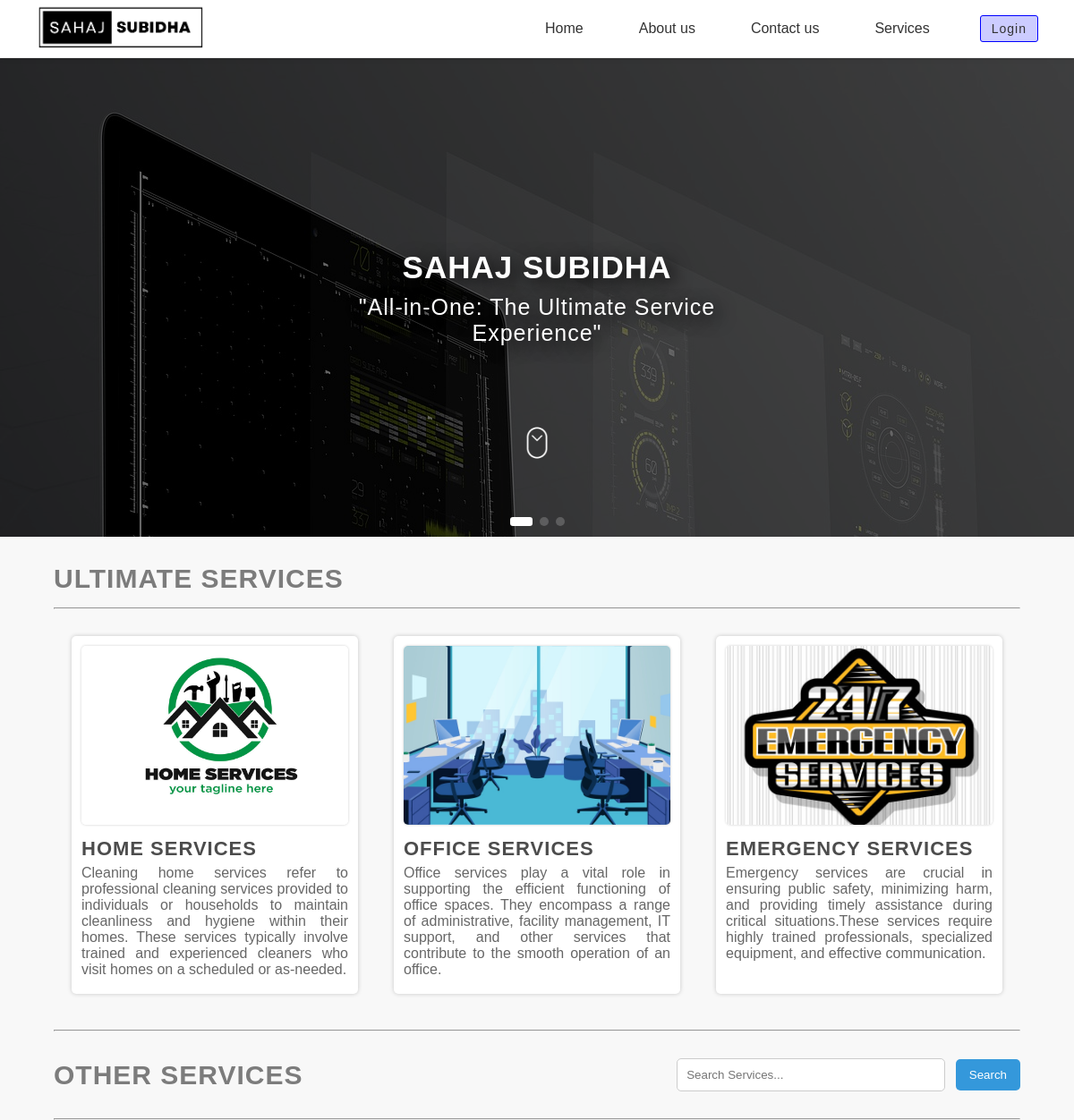
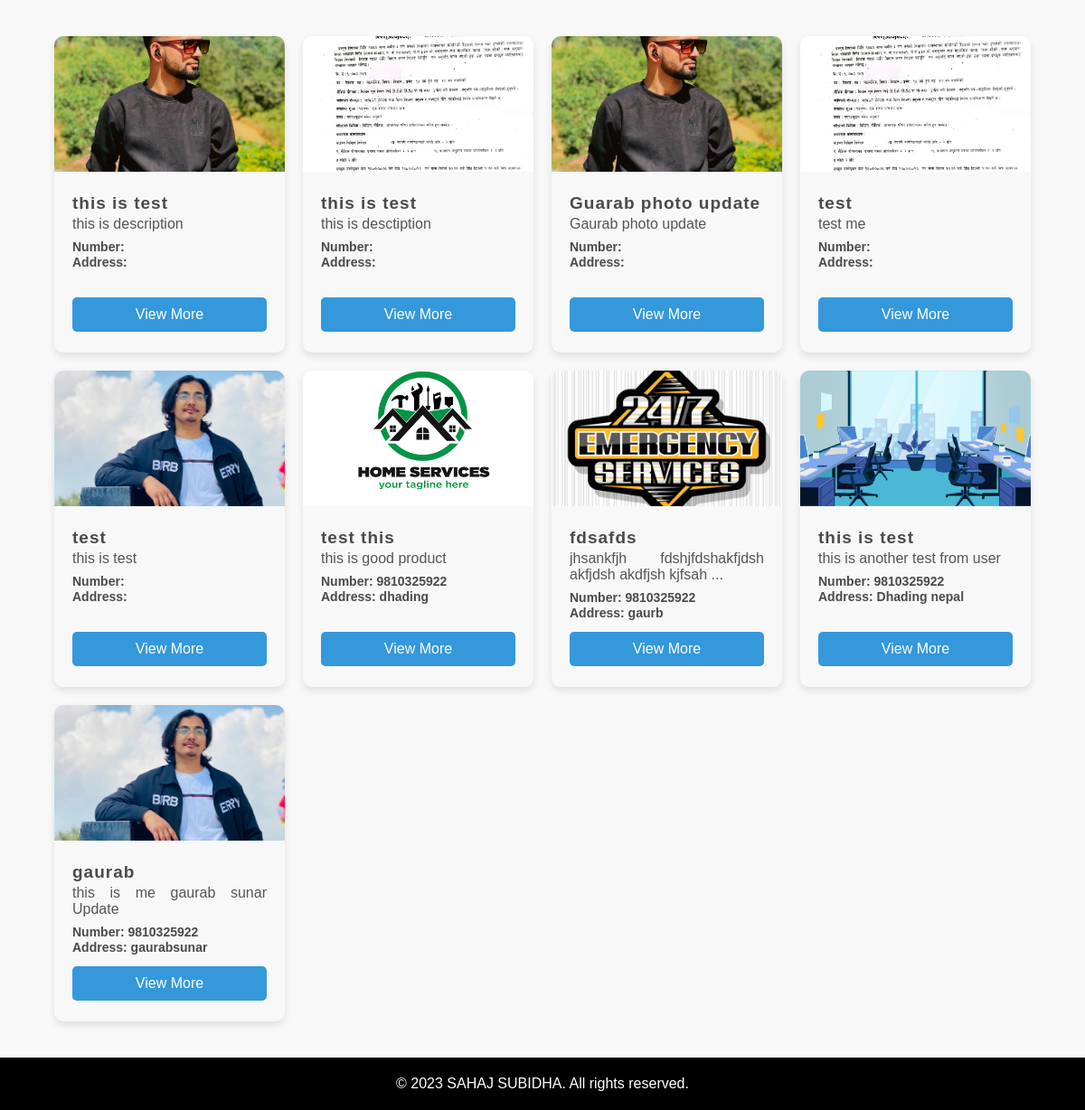
The page / on the database its author committed (2 pictures, top to bottom).
### tables this page shows
CREATE TABLE `category` (
  `id` int(11) NOT NULL,
  `category` varchar(255) DEFAULT NULL,
  `date` datetime DEFAULT current_timestamp()
);

CREATE TABLE `producttable` (
  `id` int(11) NOT NULL,
  `categoryid` int(11) DEFAULT NULL,
  `subcategoryid` int(11) DEFAULT NULL,
  `name` varchar(255) DEFAULT NULL,
  `description` varchar(1023) DEFAULT NULL,
  `image` varchar(255) DEFAULT NULL,
  `date` datetime DEFAULT current_timestamp(),
  `userid` int(11) DEFAULT NULL,
  `phnumber` varchar(255) DEFAULT NULL,
  `address` varchar(255) DEFAULT NULL
);

### index.php (the view, shortened to what this page needs)
<?php
$servername = "localhost";
$username = "root";
$password = "";
$dbname = "prabeshraul";
$conn = new mysqli($servername, $username, $password, $dbname);
$sqlProduct = "SELECT c.category AS category, c.id AS categoryId, s.subcategory AS subcategory, s.id AS subcategoryId,
                      p.id AS productId, p.name AS productName, p.description AS productDescription,
                       p.image, p.date, p.userId, p.id AS id, p.phnumber AS phnumber, p.address AS address
                      FROM
    producttable AS p
LEFT JOIN
    category AS c ON c.id = p.categoryId
LEFT JOIN
    subcategory AS s ON s.id = p.subcategoryId LIMIT 10
    ";
$resultProduct = $conn->query($sqlProduct);
?>
<!DOCTYPE html>
<html lang="en">
<head>
  <link rel="stylesheet" href="./css/style111.css">
  <link rel="stylesheet" href="https://unpkg.com/swiper/swiper-bundle.min.css" />
  <link rel="stylesheet" href="./css/Service.css">
</head>
<body>
  <?php include "./common/Navigation.php" ?>
  <main>
    <div class="swiper-container">
      <div class="swiper-wrapper">
        <div class="swiper-slide h1 firstSlide slides">
          <img src="./images/img1.jpg" alt="first hero" class="imageHero">
          <div class="contentHero">
            <div class="content">
              <h2>SAHAJ SUBIDHA</h2>
              <p>"All-in-One: The Ultimate Service Experience"</p>
            </div>
          </div>
        </div>
      </div>
      <div id="scrollImg">
        <img class="scrollImgTag" src="./images/scroll.gif" alt="" onclick="scrollDownClk()">
      </div>
      <div class="swiper-pagination"></div>
    </div>
  </main>
  <div class="Servicecontainer">
    <div class="maincontainer">
      <div class="mid">
        <h2>Ultimate Services</h2>
      </div>
      <hr>
      <section class="cards">
        <div class="item">
          <a href="./Services.php?service=Home+services">
            <img src="./images/Homeservice.jpg" alt="Image 1">
            <div class="contentCard">
              <h2>Home Services</h2>
              <p>Cleaning home services refer to professional
                cleaning
                services provided to individuals or households to
                maintain cleanliness and hygiene within their homes.
                These services typically involve trained and experienced cleaners who visit homes on a scheduled or
                as-needed.</p>
            </div>
        </div>
        <div class="item">
          <a href="./Services.php?service=Office+services">
            <img src="./images/officeService.jpg" alt="Image 2">
            <div class="contentCard">
              <h2>Office Services</h2>
              <p>Office services play a vital role in supporting the efficient functioning of office spaces. They
                encompass
                a
                range of administrative, facility management, IT support, and other services that contribute to the
                smooth
                operation of an office.</p>
            </div>
        </div>
        <div class="item">
          <a href="./Services.php?service=Emergency+services">
            <img src="./images/EmergencyService.jpg" alt="Image 3">
            <div class="contentCard">
              <h2>Emergency Services</h2>
              <p>Emergency services are crucial in ensuring public safety, minimizing harm, and providing timely
                assistance
                during critical situations.These services require highly trained professionals, specialized equipment,
                and
                effective communication.</p>
            </div>
        </div>
      </section>
    </div>
  </div>
  <div class="other-services">
    <div class="contentServiceAll">
      <hr>
      <div class="mid">
        <h2>Other Services</h2>
        <form>
          <input type="text" name="search" id="search" placeholder="Search Services...">
          <button type="submit">Search</button>
        </form>
      </div>
      <hr>
      <div class="allservices">
        <?php
        if ($resultProduct->num_rows > 0) {
          while ($row = $resultProduct->fetch_assoc()) {
            $productDescription = $row['productDescription'];
            $limitedDescription = strlen($productDescription) > 50 ? substr($productDescription, 0, 50) . '...' : $productDescription;
            echo '
        <div class="card" style="max-width: 350px; height: 350px; overflow:hidden;">
            <img src="http://localhost/SahajSubidha/dashboard/' . $row['image'] . '">
            <div class="card-content">
                <div style="height: 115px; overflow: hidden;">
                    <h2 style="font-size: 19px;">' . $row['productName'] . '</h2>
                    <p>' . $limitedDescription . '</p>
                    <div id="detail">
                      <p>Number: ' . $row['phnumber'] . '</p>
                      <p>Address: ' . $row['address'] . '</p>
                    </div>
                </div>
                <a href="./singleproduct.php?view-product=' . $row['id'] . '" class="order-btn">View More</a>
            </div>
        </div>';
          }
        }
        ?>
      </div>
    </div>
  </div>
  <footer>
    <div class="footer-bottom">
      <p>&copy; 2023 SAHAJ SUBIDHA. All rights reserved.</p>
    </div>
  </footer>
</body>
</html>

### common/Navigation.php (shortened to what this page needs)
<?php
$servername = "localhost";
$username = "root";
$password = "";
$dbname = "prabeshraul";
$conn = new mysqli($servername, $username, $password, $dbname);
$userId = 0;
$userName = "User";
$userEmail = "user@gmail.com";
$sql = "SELECT id, category, date FROM category";
$result = $conn->query($sql);
?>
<!DOCTYPE html>
<html lang="en">
<head>
</head>
<body>
    <header class="header" style="z-index:1000000;">
        <div class="logo">
            <a href="./index.php"><img src="./common/logo.png" alt="Logo: Sahaj-Subidha"></a>
        </div>
        <nav class="nav-menu">
            <ul>
                <?php
                if ($result->num_rows > 0) {
                    while ($row = $result->fetch_assoc()) {
                        $categoryLink = strtolower($row['category']) == "home" ? './index' : './' . strtolower($row['category']);
                        $words = explode(' ', $categoryLink);
                        if ($categoryLink == './about us') {
                            $hrefValue = 'about';
                        } elseif ($categoryLink == './contact us') {
                            $hrefValue = 'contact';
                        } else {
                            $hrefValue = $words[0];
                        }
                        if ($userId < 1 && strtolower($row['category']) != "add product") {
                            echo '<li class="dropdown IndexPageActive">
                <a href="' . $hrefValue . '.php" class="dropbtn" onmouseover="onHoverFunction(' . $row['id'] . ')">' . $row['category'] . '</a></li>';
                        } elseif ($userId >= 1) {
                            echo '<li class="dropdown IndexPageActive">
                <a href="' . $hrefValue . '.php" class="dropbtn" onmouseover="onHoverFunction(' . $row['id'] . ')">' . $row['category'] . '</a></li>';
                        }
                    }
                }
                ?>
                <?php
                echo $userId < 1 ? '
                    <div id="login">
                        <a href="./auth/login.php">Login</a>
                    </div>
                ' : '
                    <div id="profile">
                        <div id="OuterProfile" onclick="profileClick()">' . strtoupper(substr($userName, 0, 1)) . '</div>
                        <div id="outerlayer">
                            <div id="userProfile">
                                <div class="topdata">
                                    <div class="imageProfile">' . strtoupper(substr($userName, 0, 1)) . '</div>
                                    <div class="userData">
                                        <div id="userName">' . $userName . '</div>
                                        <div id="userEmail">' . $userEmail . '</div>
                                    </div>
                                </div>
                                <p>
                                    Lorem ipsum dolor sit amet consectetur adipisicing elit. Quam, laboriosam?
                                </p>
                                <div id="buttons">
                                    <div><a href="./add.php">Your Posts</a></div>
                                    <div><a href="?logout=' . $userId . '" class="danger">Logout</a></div>
                                </div>
                            </div>
                        </div>
                    </div>
                ';
                ?>
            </ul>
        </nav>
    </header>
</body>
</html>

### css/style111.css (style rules this page uses)
* { box-sizing: border-box; margin: 0; padding: 0; }
body { font-family: "Montserrat", sans-serif; }
.header { display: flex; justify-content: space-between; align-items: center; padding: 5px 40px; background-color: rgb(255, 255, 255); box-shadow: 0px 2px 5px rgba(0, 0, 0, 0.1); z-index: 99; position: fixed; top: 0; left: 0; width: 100%; }
.logo { display: flex; align-items: center; transform: scale(1); transform-origin: right; box-shadow: transparent; }
.logo img { height: 50px; margin-right: 10px; }
.nav-menu ul { display: flex; list-style: none; }
.nav-menu li { margin-left: 20px; }
.nav-menu a { position: relative; font-size: 1em; font-weight: 500; color: #333; text-decoration: none; margin-left: 10px; }
.nav-menu a::after { content: ""; position: absolute; left: 0; bottom: 2px; width: 100%; height: 3px; background: #000000; border-radius: 4px; transform-origin: left; transform: scaleX(0); transition: 0.5s; }
main { padding-top: 65px; text-align: center; height: 75vh; overflow: hidden; position: relative; }
.contentHero { display: flex; align-items: center; justify-content: center; }
.content { max-width: 500px; display: flex; gap: 10px; flex-direction: column; }
main h2 { color: white; letter-spacing: 1px; font-size: 35px; text-shadow: 5px 5px 20px rgb(0, 0, 0); }
main p { font-size: 25px; text-shadow: 5px 5px 20px rgb(0, 0, 0); text-align: center; color: white; font-weight: 300; letter-spacing: 1px; }
.swiper-container { width: 100%; height: 100%; }
.swiper-slide { text-align: center; padding: 50px; background-color: red; }
li a { display: block; color: #000000; text-align: center; padding: 14px 16px; text-decoration: none; }
li.dropdown { position: relative; }
main, section { margin-bottom: 0; padding-bottom: 0; }
.slides { position: relative; background-color: black; }
.contentHero { z-index: 10; position: absolute; inset: 0; }
.imageHero { position: absolute; inset: 0; z-index: 1; opacity: 0.4; object-fit: contain !important; }
#scrollImg { z-index: 100000; position: absolute; bottom: 80px; display: flex; align-items: center; justify-content: center; width: 100%; }
.scrollImgTag { height: 50px; width: 50px; cursor: pointer; }
.mid { background-color: #000000; color: #ffffff; margin: 50px; text-align: center; }
.item { width: 300px; margin: 20px; padding: 20px; border: 1px solid #ffffff51; text-align: center; background-color: #ffffff; color: #000000; transition: transform 0.2s ease; text-decoration: none; }
.item a { text-decoration: none !important; color: black; }
.item img { width: 100%; max-height: 200px; object-fit: cover; margin-bottom: 10px; }
.item h2 { margin-top: 0; color: #000000; text-decoration: none; }
.item p { text-decoration: none; color: black; margin-bottom: 0; }
footer { background-color: #ffffff; color: #000000; }
.footer-bottom { text-align: center; background-color: #000000; color: #ffffff; padding: 20px 0; }

### common/Navigation.php (style rules this page uses)
.nav-menu { display: flex; align-items: center; height: 100%; }
#login { display: flex; align-items: center; justify-content: center; margin-left: 30px; }
#login a { border: 1px solid blue; padding: 6px 12px; border-radius: 3px; letter-spacing: 1px; background-color: rgba(0, 0, 255, 0.2); transition: .2s; font-size: 14px; }

### rows shown on the page
category: category "Home"
category: category "About us"
category: category "Contact us"
category: category "Services"
producttable: image (picture), name "this is test", description "this is description"
producttable: image (picture), name "this is test", description "this is desctiption"
producttable: image (picture), name "Guarab photo update", description "Gaurab photo update"
producttable: image (picture), name "test", description "test me"
producttable: image (picture), name "test", description "this is test"
producttable: image (picture), name "test this", description "this is good product", phnumber "9810325922", address "dhading"
producttable: image (picture), name "fdsafds", description "jhsankfjh fdshjfdshakfjdsh akfjdsh akdfjsh kjfsah ...", phnumber "9810325922", address "gaurb"
producttable: image (picture), name "this is test", description "this is another test from user", phnumber "9810325922", address "Dhading nepal"
producttable: image (picture), name "gaurab", description "this is me gaurab sunar Update", phnumber "9810325922", address "gaurabsunar"
